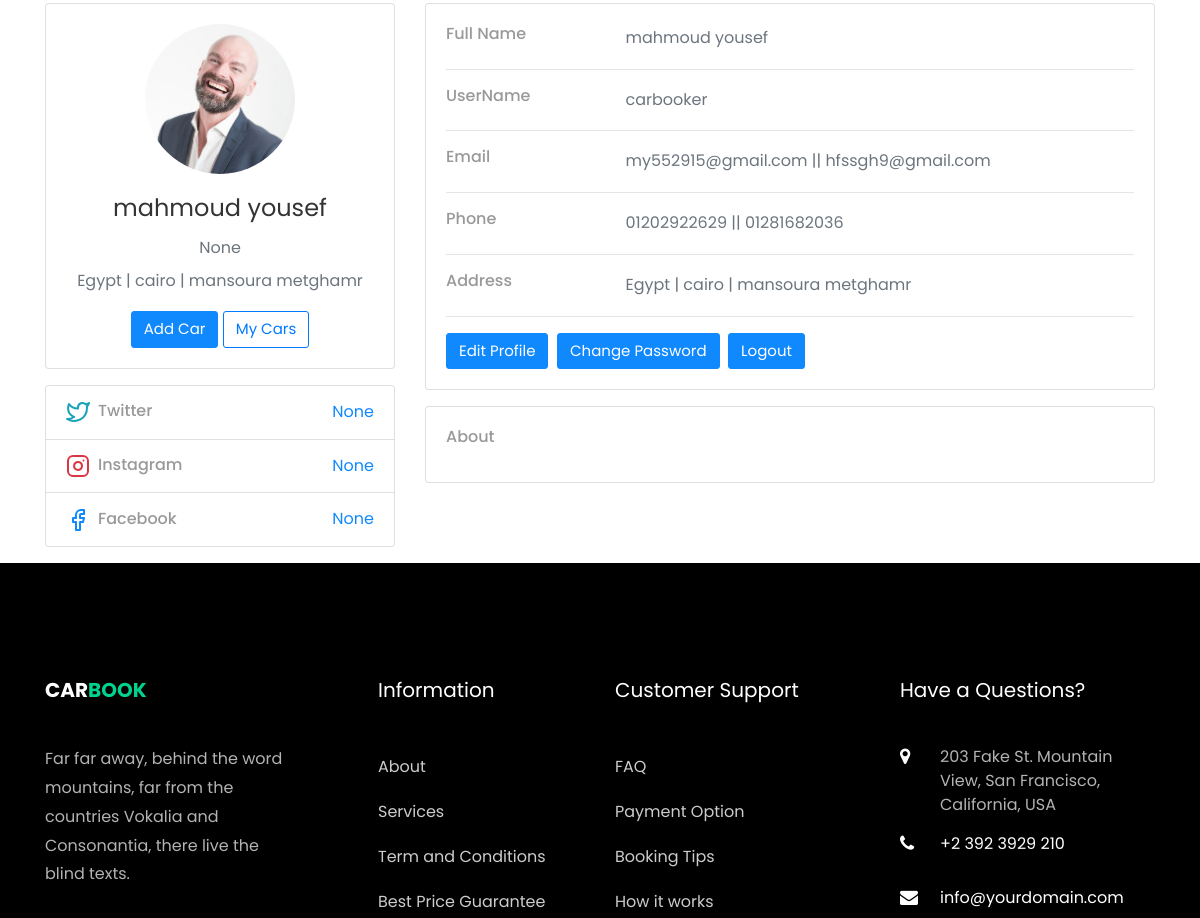
Before: /accounts/profile/ (signed in, middle part) with the older database file.
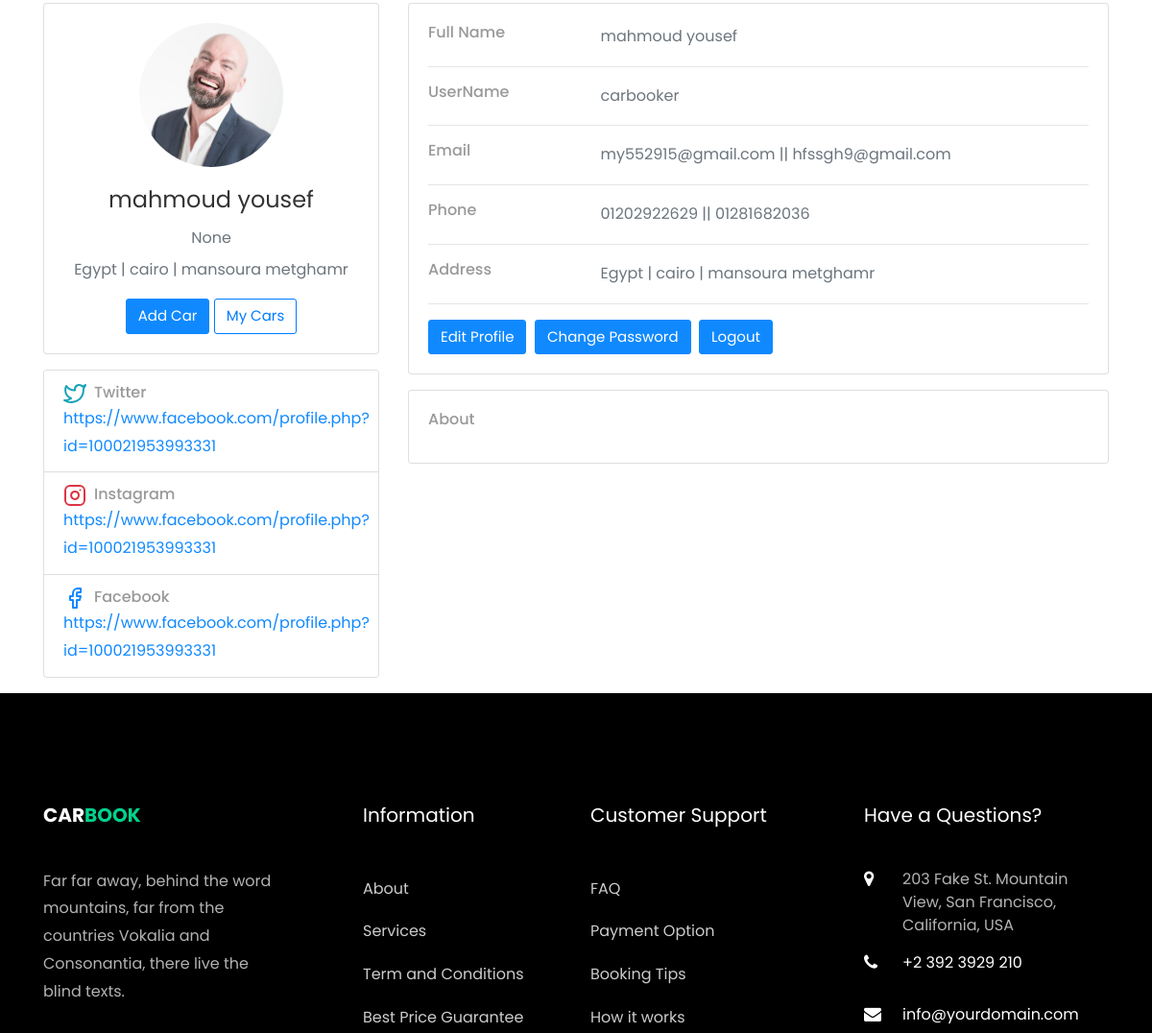
After: the same page with the newer database file.
### accounts/models.py (models this page shows, shortened)
class Profile(models.Model):
    user = models.OneToOneField(User,on_delete=models.CASCADE)
    phone_number_1 = models.CharField(max_length=20)
    phone_number_2 = models.CharField(max_length=20,blank=True , null=True)
    image = models.ImageField(upload_to='users/')
    about = models.TextField(max_length=4000 , blank=True , null=True)
    country = models.CharField(max_length=50 ,blank=True, null=True)
    company = models.CharField(max_length=100 ,blank=True, null=True)
    address_line_1 = models.CharField( max_length=50 , blank=True)
    address_line_2 = models.CharField( max_length=50 , blank=True)
    fb_link = models.URLField( max_length=200 , blank=True , null=True)
    twitter_link = models.URLField( max_length=200, blank=True , null=True)
    instagram_link = models.URLField( max_length=200, blank=True , null=True)
    headline = models.CharField(max_length=50 , blank=True, null=True)
    city = models.CharField(max_length=50 ,blank=True, null=True)
    email_2 = models.CharField(blank=True , null=True, max_length=50)
    def full_name(self):
        return f'{self.user.first_name} {self.user.last_name}'
    def full_address(self):
        return f"{self.country} | {self.city} | {self.address_line_1} {self.address_line_2}"

### accounts/views.py (the view)
# urls.py: path('profile/' , views.profile , name='profile'),
def profile(request):
    profile=Profile.objects.get(user=request.user)
    return render(request,'profile/profile.html',{'profile':profile})

### accounts/templates/profile/profile.html (shortened to what the changed rows need)
{% extends 'base.html' %}
{% load django_bootstrap5 %}
{% load static %}
{% block body %}
<div class="container">
    <div class="main-body">
        <div class="row gutters-sm">
            <div class="col-md-4 mb-3">
                <div class="card">
                    <div class="card-body">
                        <div class="d-flex flex-column align-items-center text-center">
                            {% if profile.image %}
                            <img src="{{profile.image.url}}" alt="Admin" class="rounded-circle" width="150">
                            {% else %}
                            <img src="https://bootdey.com/img/Content/avatar/avatar7.png" alt="Admin"
                                class="rounded-circle" width="150">
                            {% endif %}
                            <div class="mt-3">
                                <h4>{{profile.full_name}}</h4>
                                <p class="text-muted mb-1">{{profile.headline}}</p>
                                <p class="text-muted font-size-sm">{{profile.full_address}}</p>
                                <a href="{% url 'car_new'%}" class="btn btn-primary">Add Car</a>
                                <a href="{% url 'my_cars' %}" class="btn btn-outline-primary">My Cars</a>
                            </div>
                        </div>
                    </div>
                </div>
                <div class="card mt-3">
                    <ul class="list-group list-group-flush">
                        <li class="list-group-item d-flex justify-content-between align-items-center flex-wrap">
                            <span class="text-muted"><a
                                    href="{{profile.twitter_link}}">{{profile.twitter_link}}</a></span>
                        </li>
                        <li class="list-group-item d-flex justify-content-between align-items-center flex-wrap">
                            <span class="text-muted"><a
                                    href="{{profile.instagram_link}}">{{profile.instagram_link}}</a></span>
                        </li>
                        <li class="list-group-item d-flex justify-content-between align-items-center flex-wrap">
                            <span class="text-muted"><a href="{{profile.fb_link}}">{{profile.fb_link}}</a></span>
                        </li>
                    </ul>
                </div>
            </div>
            <div class="col-md-8">
                <div class="card mb-3">
                    <div class="card-body">
                        <div class="row">
                            <div class="col-sm-3">
                                <h6 class="mb-0">Full Name</h6>
                            </div>
                            <div class="col-sm-9 text-muted">
                                {{profile.full_name}}
                            </div>
                        </div>
                        <div class="row">
                            <div class="col-sm-3">
                                <h6 class="mb-0">UserName</h6>
                            </div>
                            <div class="col-sm-9 text-muted">
                                {{profile.user.username}}
                            </div>
                        </div>
                        <div class="row">
                            <div class="col-sm-3">
                                <h6 class="mb-0">Email</h6>
                            </div>
                            <div class="col-sm-9 text-muted">
                                {{profile.user.email}} ||
                                {{profile.email_2}}
                            </div>
                        </div>
                        <div class="row">
                            <div class="col-sm-3">
                                <h6 class="mb-0">Phone</h6>
                            </div>
                            <div class="col-sm-9 text-muted">
                                {{profile.phone_number_1}} ||
                                {{profile.phone_number_2}}
                            </div>
                        </div>
                        <div class="row">
                            <div class="col-sm-3">
                                <h6 class="mb-0">Address</h6>
                            </div>
                            <div class="col-sm-9 text-muted">
                                {{profile.full_address}}
                            </div>
                        </div>
                    </div>
                </div>
            </div>
        </div>
    </div>
</div>
{% endblock body %}

Changed rows visible on the page:
changed Profile "None": twitter_link "None" → "https://www.facebook.com/profile.php?id=100021953993331"; instagram_link "None" → "https://www.facebook.com/profile.php?id=100021953993331"; fb_link "None" → "https://www.facebook.com/profile.php?id=100021953993331"
